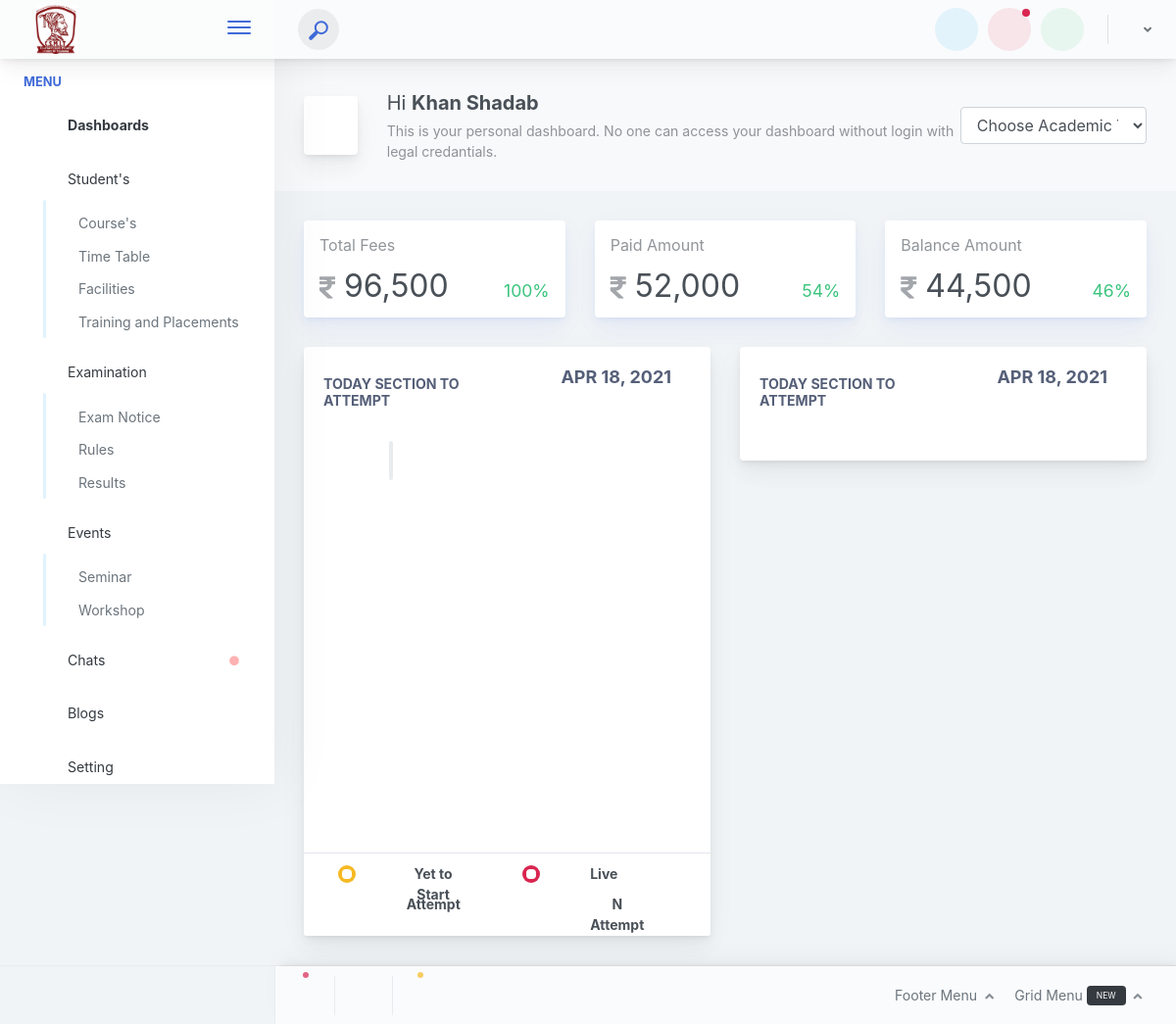
The page /Student/index.php (signed in) on the database its author committed.
### tables this page shows
CREATE TABLE `student_login` (
  `id` int(11) NOT NULL,
  `Admission_NO` int(11) NOT NULL,
  `firstname` varchar(255) NOT NULL,
  `last_name` varchar(255) NOT NULL,
  `password` varchar(255) NOT NULL,
  `picture_link` varchar(255) NOT NULL,
  `STUDENT_DOB` date NOT NULL,
  `MOTHERNAME` varchar(255) NOT NULL,
  `PLACEOFBIRTH` varchar(255) NOT NULL,
  `GENDER` varchar(255) NOT NULL,
  `ADDRESS` text NOT NULL,
  `FATHERMOBILEPHONE` varchar(255) NOT NULL,
  `MOTHERMOBILEPHONE` varchar(255) NOT NULL,
  `FATHERPROFESSION` varchar(11) NOT NULL,
  `MOTHERPROFESSION` varchar(11) NOT NULL,
  `FATHERNAME` varchar(255) NOT NULL,
  `enroll_no` varchar(255) NOT NULL,
  `DEPARTMENT` varchar(255) NOT NULL,
  `BRANCH` varchar(255) NOT NULL,
  `semester` int(1) NOT NULL DEFAULT '0',
  `added_on` datetime NOT NULL
);

CREATE TABLE `student_fees_details` (
  `id` int(11) NOT NULL,
  `Admission_No` int(11) NOT NULL,
  `Std_EnrollNo` varchar(11) NOT NULL,
  `Total_fees` int(11) NOT NULL,
  `Paid_Fees` int(11) NOT NULL,
  `Balance_Fees` int(11) NOT NULL,
  `Payment_Date` datetime NOT NULL,
  `Payment_Status` varchar(255) NOT NULL
);

### Student/session.php (called while the page is built, shortened)
<?php
require '../reuseable_files/database.inc.php';
require '../reuseable_files/functions_demand.inc.php';
if(isset($_SESSION['STD_ID'])){
	$sql = "SELECT * FROM student_login where id = '".$_SESSION['STD_ID']."'";
	$res = mysqli_query($con,$sql);
	$student_login = mysqli_fetch_assoc($res);
}

### reuseable_files/functions_demand.inc.php (called while the page is built, shortened)
	<?php
function student_fees_details($admission_no){
	global $con;
	$arr=array();
	$res=mysqli_query($con,"select * from student_fees_details where Admission_No='$admission_no'");
	while($row=mysqli_fetch_assoc($res)){
		$arr[]=$row;
		$arr[0]['total_fees_percentage'] = '100%';
		$total_fees = $row['Total_fees'];
		$paid_fees = $row['Paid_Fees'];
		$paid_percentage = ($total_fees - $paid_fees) / $total_fees * 100;
		$arr[0]['remain_fees_percentage'] = number_format($paid_percentage);
		if (number_format($paid_percentage) > 50) {
			$arr[0]['paid_percentage_color_impression'] = 'danger';
		}else{
			$arr[0]['paid_percentage_color_impression'] = 'success';
		}
		$total_fees = $row['Total_fees'];
		$remain_fees = $row['Balance_Fees'];
		$remain_percentage = ($total_fees - $remain_fees) / $total_fees * 100;
		$arr[0]['paid_fees_percentage'] = number_format($remain_percentage);
		if ( 50 < $remain_percentage) {
			$arr[0]['remain_percentage_color_impression'] = 'success';
		}else{
			$arr[0]['remain_percentage_color_impression'] = 'danger';
		}
	}
	return $arr;
}

### Student/index.php (the view, shortened to what this page needs)
<?php
   require 'studets_resuse_files/header.php';
   $fees_details = student_fees_details($student_login['Admission_NO'])[0];
   ?>
<div class="app-main__outer">
<div class="app-main__inner">
   <div class="app-page-title">
      <div class="page-title-wrapper">
         <div class="page-title-heading">
            <div class="page-title-icon">
               <i class="metismenu-icon pe-7s-rocket icon-gradient bg-mean-fruit"></i>
            </div>
            <div>
               Hi <strong><?= $full_name_student ?></strong>
               <div class="page-title-subheading">This is your personal dashboard. No one can access your dashboard without login with legal credantials.</div>
            </div>
         </div>
         <div class="page-title-actions">
            <select class="select2 form-control">
               <option value="" > Choose Academic Year</option>
            </select>
         </div>
      </div>
   </div>
   <div class="tabs-animation">
      <div class="row">
         <div class="col-md-6 col-xl-4">
            <div class="card-shadow-primary mb-3 widget-chart widget-chart2 text-left card">
               <div class="widget-chat-wrapper-outer">
                  <div class="widget-chart-content">
                     <h6 class="widget-subheading">Total Fees</h6>
                     <div class="widget-chart-flex">
                        <div class="widget-numbers mb-0 w-100">
                           <div class="widget-chart-flex">
                              <div class="fsize-4">
                                 <small class="opacity-5"><i class="fas fa-rupee-sign"></i></small>
                                 <?= number_format($fees_details['Total_fees']) ?>
                              </div>
                              <div class="ml-auto">
                                 <div class="widget-title ml-auto font-size-lg font-weight-normal text-muted">
                                    <span class="text-success pl-2"><?= $fees_details['total_fees_percentage'] ?></span>
                                 </div>
                              </div>
                           </div>
                        </div>
                     </div>
                  </div>
               </div>
            </div>
         </div>
         <div class="col-md-6 col-xl-4">
            <div class="card-shadow-primary mb-3 widget-chart widget-chart2 text-left card">
               <div class="widget-chat-wrapper-outer">
                  <div class="widget-chart-content">
                     <h6 class="widget-subheading">Paid Amount</h6>
                     <div class="widget-chart-flex">
                        <div class="widget-numbers mb-0 w-100">
                           <div class="widget-chart-flex">
                              <div class="fsize-4">
                                 <small class="opacity-5"><i class="fas fa-rupee-sign"></i></small>
                                 <?= number_format($fees_details['Paid_Fees']) ?>
                              </div>
                              <div class="ml-auto">
                                 <div class="widget-title ml-auto font-size-lg font-weight-normal text-muted">
                                    <span class="text-<?= $fees_details['paid_percentage_color_impression'] ?> pl-2"><?= $fees_details['paid_fees_percentage'] ?>%</span>
                                 </div>
                              </div>
                           </div>
                        </div>
                     </div>
                  </div>
               </div>
            </div>
         </div>
         <div class="col-md-6 col-xl-4">
            <div class="card-shadow-primary mb-3 widget-chart widget-chart2 text-left card">
               <div class="widget-chat-wrapper-outer">
                  <div class="widget-chart-content">
                     <h6 class="widget-subheading">Balance Amount</h6>
                     <div class="widget-chart-flex">
                        <div class="widget-numbers mb-0 w-100">
                           <div class="widget-chart-flex">
                              <div class="fsize-4">
                                 <small class="opacity-5"><i class="fas fa-rupee-sign"></i></small>
                                 <?= number_format($fees_details['Balance_Fees']) ?>
                              </div>
                              <div class="ml-auto">
                                 <div class="widget-title ml-auto font-size-lg font-weight-normal text-muted">
                                    <span class="text-<?= $fees_details['remain_percentage_color_impression'] ?> pl-2"><?= $fees_details['remain_fees_percentage'] ?>%</span>
                                 </div>
                              </div>
                           </div>
                        </div>
                     </div>
                  </div>
               </div>
            </div>
         </div>
      </div>
      <div class="row">
         <div class="col-12 col-sm-12 col-lg-6" >
            <div class="main-card mb-3 card" >
               <div class="card-body">
                  <div class="row">
                      <div class="col-sm-6">
                          <h5 class="card-title">Today Section to attempt</h5>
                      </div>
                      <div class="col-sm-6">
                         <h5 class="card-title text-right" style="font-size: 18px;position: relative;top: -10px"><?= date('M d, Y') ?></h5>
                      </div>
                  </div>
                  <div class="scroll-area">
                     <div class="scrollbar-container ps ps--active-y">
                        <div class="vertical-timeline vertical-timeline--animate vertical-timeline--one-column" id="today_time_table">
                        </div>
                     </div>
                  </div>
               </div>
               <div class="card-footer">
                    <div class="container">
                        <div class="row text-center">
                            <div class="col-sm-6 col-md-6 mb-2">
                                 <div class="row">
                                     <div class="col-1">
                                         <i class="badge badge-dot badge-dot-xl badge-warning"> </i>
                                     </div>
                                     <div class="col-7">
                                        <span class="indicators_icon_title">Yet to Start</span>
                                     </div>
                                 </div>
                            </div>
                            <div class="col-sm-6 col-md-6 mb-2">
                                <div class="row">
                                     <div class="col-1">
                                         <i class="badge badge-dot badge-dot-xl badge-danger"> </i>
                                     </div>
                                     <div class="col-7">
                                        <span class="indicators_icon_title">Live</span>
                                     </div>
                                 </div>
                            </div>
                            <div class="col-sm-6 col-md-6 mb-2">
                                <div class="row">
                                     <div class="col-1">
                                        <i class="metismenu-icon pe-7s-check text-success" style="font-size: 18px;background: #fff;"></i>
                                     </div>
                                     <div class="col-7">
                                        <span class="indicators_icon_title">Attempt</span>
                                     </div>
                                 </div>
                            </div>
                            <div class="col-sm-6 col-md-6 mb-2">
                                <div class="row">
                                     <div class="col-1">
                                        <i class="metismenu-icon pe-7s-close-circle text-danger" style="font-size: 18px;background: #fff;"></i>
                                     </div>
                                    <div class="col-7">
                                        <span class="indicators_icon_title">N Attempt</span>
                                     </div>
                                 </div>
                            </div>
                        </div>
                    </div>
               </div>
            </div>
         </div>
         <div class="col-12 col-sm-12 col-lg-6">
              <div class="main-card mb-3 card" >
               <div class="card-body">
                  <div class="row">
                      <div class="col-sm-6">
                          <h5 class="card-title">Today Section to attempt</h5>
                      </div>
                      <div class="col-sm-6">
                         <h5 class="card-title text-right" style="font-size: 18px;position: relative;top: -10px"><?= date('M d, Y') ?></h5>
                      </div>
                  </div>
                </div>
            </div>
         </div>
      </div>
    <?php
   require 'studets_resuse_files/footer.php';
   ?>

### rows shown on the page
student_login: full_name_student "Khan Shadab"
student_fees_details: Total_fees "96,500", Paid_Fees "52,000", Balance_Fees "44,500"

### other values the page prints
$fees_details['total_fees_percentage'] "100%"
$fees_details['paid_fees_percentage'] "54"
$fees_details['remain_fees_percentage'] "46"
